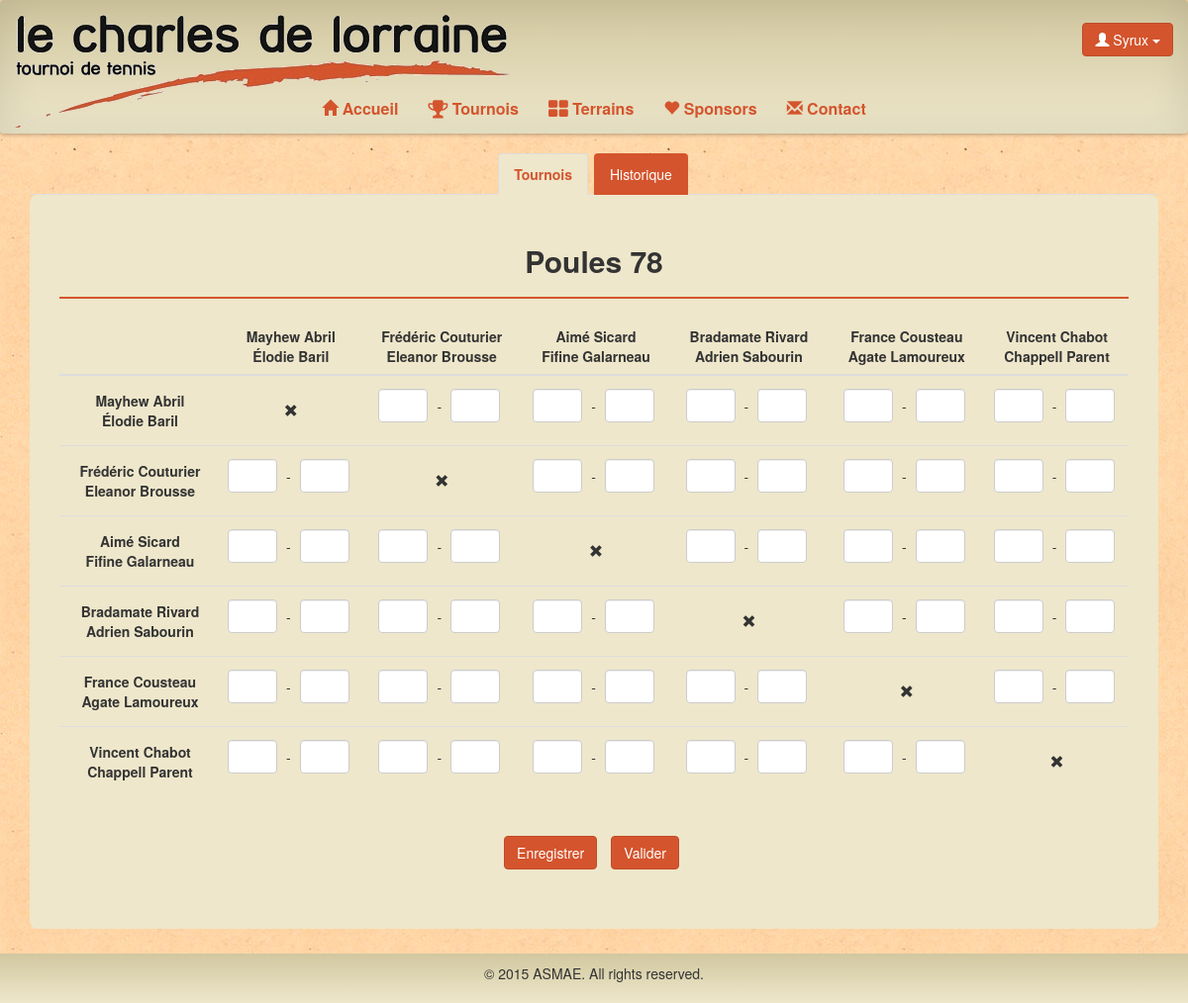
Screenshot of /tennis/staff/tournois/poules/scores/78 (signed in) with the database file from the repository.
### tennis/models.py (models this page shows, shortened)
class Poule(models.Model):
	id = models.AutoField(primary_key=True)
	tournoi = models.ForeignKey(Tournoi)
	paires = models.ManyToManyField(Pair)
	leader = models.ForeignKey(User, null=True, blank=True)
	court = models.ForeignKey(Court, null=True, blank=True)
	score = models.ManyToManyField(Score, blank=True)
	status = models.ForeignKey(PouleStatus,null=True,blank=True)
	class Meta:
		verbose_name = "Poule"

class Pair(models.Model):
	id = models.AutoField(primary_key=True, verbose_name="ID")
	tournoi = models.ForeignKey(Tournoi)
	user1 = models.ForeignKey(User, related_name='user1', verbose_name = "Utilisateur 1")
	user2 = models.ForeignKey(User, related_name='user2', verbose_name = "Utilisateur 2")
	extra1 = models.ManyToManyField(Extra, related_name='extra1')
	extra2 = models.ManyToManyField(Extra, related_name='extra2')
	comment1 = models.TextField(null=True, blank=True)
	comment2 = models.TextField(null=True, blank=True)
	confirm = models.BooleanField(default=False, verbose_name = "Confirmation")
	valid = models.BooleanField(default=False, verbose_name = "Validation")
	pay = models.BooleanField(default=False, verbose_name="Paiement")
	gagnant = models.BooleanField(default=False)
	finaliste = models.BooleanField(default=False)
	class Meta:
		verbose_name = 'Paire'
		permissions = (
			("Pair", "Manage Pair"),
        )

class Participant(models.Model):
	user = models.OneToOneField(User,null=True)
	titre = models.CharField(max_length=5)
	nom = models.CharField(max_length=30)
	prenom = models.CharField(max_length=30, verbose_name="Prénom")
	rue = models.CharField(max_length=100)
	numero = models.CharField(max_length=10, verbose_name="Numéro")
	boite = models.CharField(max_length=10,null=True, blank=True)
	codepostal = models.CharField(max_length=10, verbose_name="Code postal")
	localite = models.CharField(max_length=30, verbose_name="Localité")
	telephone = models.CharField(max_length=30,null=True, blank=True, verbose_name="Téléphone")
	fax = models.CharField(max_length=30,null=True, blank=True)
	gsm = models.CharField(max_length=30,null=True)
	datenaissance = models.DateTimeField(null=True, verbose_name="Date de naissance")
	classement = models.CharField(max_length=10,null=True, blank=True)
	oldparticipant = models.BooleanField(default=False)
	isGroupLeader = models.BooleanField(default=False)
	isAccountActivated = models.BooleanField(default=True)
	class Meta:
		verbose_name = "Participant"
		permissions = (
			("User", "Manage User"),
			("Droit","Donner droit"),
		)

### tennis/views.py (the view, shortened to what this page needs)
# urls.py: url(r'^staff/tournois/poules/scores/(\d+)$','pouleScore'),
def pouleScore(request,id):
	poule = Poule.objects.get(id=id)
	if request.user.is_authenticated():
		scoreList = poule.score.all()
		scoreValues = ""
		for sco in scoreList:
			scoreValues = scoreValues + repr(sco.paire1.id)+"-"+repr(sco.paire2.id)+","+repr(sco.point1)+"."+repr(sco.paire2.id)+"-"+repr(sco.paire1.id)+","+repr(sco.point2)+"."
		scoreValues = scoreValues[:-1]
		return render(request,'tennis/pouleScore.html',locals())
	return redirect(reverse(home))

### tennis/templates/tennis/pouleScore.html (shortened to what this page needs)
{% extends "tennis/staff.html" %}
{% block ongTournoi %}class="active"{% endblock %}
{% block bodyStaff %}
<div class="content-box" id="gestionTournoi">
    <h2 class="center">Poules {{poule.id}}</h2>
    <hr class="line">
    <form action="{% url "tennis.views.pouleScore" poule.id %}" method="post" onsubmit="checkPouleScoreInput()">
        <div class="table-responsive">
            <table class="table table-hover">
                <thead>
                  <tr>
                    <th></th>
                    {% for pair in poule.paires.all %}
                    <th style="text-align:center;min-width:120px;">{{pair.user1.participant.prenom}} {{pair.user1.participant.nom}} <br> {{pair.user2.participant.prenom}} {{pair.user2.participant.nom}}</th>
                    {% endfor %}
                  </tr>
                </thead>
                <tbody>
                    {% for pair in poule.paires.all %}
                    <tr>
                        <th style="text-align:center;vertical-align:middle">{{pair.user1.participant.prenom}} {{pair.user1.participant.nom}} <br> {{pair.user2.participant.prenom}} {{pair.user2.participant.nom}}</th>
                        {% for p in poule.paires.all %}
                        {% if pair == p %}
                        <td style="text-align:center;vertical-align:middle"><span class="glyphicon glyphicon-remove"></span></td>
                        {% else %}
                        <td style="text-align:center;vertical-align:middle;">
                            <div class="form-group" style="margin-top:5px;margin-bottom:5px;">
                                <div class="row">
                                    <ul class="list-inline center">
                                        <li style="margin:0;padding:0;"><input maxlength="2" type="text" name="{{pair.id}}-{{p.id}}"  class="sc {{pair.id}}-{{p.id}} form-control" style="max-width:50px;text-align:center"></li>
                                        <li>-</li>
                                        <li style="margin:0;padding:0;"><input maxlength="2"  type="text" class="sc {{p.id}}-{{pair.id}} form-control" style="max-width:50px;text-align:center"></li>
                                    </ul>
                                </div>
                            </div>
                        </td>
                        {% endif %}
                        {% endfor %}
                    </tr>
                    {% endfor %}
                </tbody>
            </table>
        </div>
        <ul class="list-inline text-center" style="margin-top:20px;">
            <li>
                <button class="btn btn-default"  value="save" name="action">Enregistrer</button>
            </li>
            <li>
                <button type="button" class="btn btn-default" data-toggle="modal" data-target="#myModal" type="button" onclick="checkValues()">Valider</button>
            </li>
        </ul>
    </form>
</div>
{% endblock %}

### tennis/templates/tennis/base.html (shortened to what this page needs)
<!DOCTYPE html>
<html lang="fr">
<head>
    {% load static from staticfiles %}
  <link rel="stylesheet" type="text/css" href="{% static 'tennis/css/tennis.css' %}">
  <link rel="stylesheet" type="text/css" href="{% static 'tennis/css/gracket.css' %}">
  <link rel="stylesheet" href="http://maxcdn.bootstrapcdn.com/bootstrap/3.3.5/css/bootstrap.min.css">
  <link rel="stylesheet" href="https://maxcdn.bootstrapcdn.com/font-awesome/4.4.0/css/font-awesome.min.css">
</head>
<body>
      <nav class="effect6 navbar navbar-default" role="navigation">
        <div class="container-fluid">
          <div class="navbar-header" style="width:100%;">
            <a class="navbar-brand navbar-img" style="padding-bottom:70px;" href="{% url "tennis.views.home" %}"><img src="{% static 'tennis/img/logo.png' %}"></a>
            <div class="username btn-group pull-right navbar-btn">
              {% if user.is_authenticated %}
              <button class="btn btn-default dropdown-toggle" type="button" data-toggle="dropdown"><span class="glyphicon glyphicon-user" aria-hidden="true"></span> {{ user.username }}
                <span class="caret"></span></button>
              {% endif %}
            </div>
          </div>
          <div class="collapse navbar-collapse" id="bs-example-navbar-collapse-1">
            <ul class="nav navbar-nav">
              <li {% block nav-home %}{% endblock %}><a href="{% url "tennis.views.home" %}"><span class="glyphicon glyphicon-home" aria-hidden="true"></span> Accueil</a></li>
              {% if user.is_authenticated %}
              <li {% block nav-tournoi %}{% endblock %}><a href="{% url "tennis.views.tournoi" %}"><i class="fa fa-trophy fa-lg"></i> Tournois</a></li>
              <li {% block nav-terrain %}{% endblock %}><a href="{% url "tennis.views.terrain" %}"><i class="fa fa-th-large fa-lg"></i> Terrains</a></li>
              {% endif %}
              <li {% block nav-sponsors %}{% endblock %}><a href="{% url "tennis.views.sponsors" %}"><span class="glyphicon glyphicon-heart" aria-hidden="true"></span> Sponsors</a></li>
              <li {% block nav-contact %}{% endblock %}><a href="{% url "tennis.views.contact" %}"><span class="glyphicon glyphicon-envelope" aria-hidden="true"></span> Contact</a></li>
              </ul>
          </div>
        </div>
      </nav>
    <div class="demo">
      {% block body %}
     {% endblock %}
    </div>
    <div class="footer no-print" id="foot01"></div>
</body>
</html>

### tennis/static/tennis/css/tennis.css (style rules this page uses)
html { height: 100%; box-sizing: border-box; }
*, *:before, *:after { box-sizing: inherit; }
body { position: relative; margin: 0; padding-bottom: 6rem; min-height: 100%; font-family: "Helvetica Neue", Arial, sans-serif; }
body, html { background-image: url("../img/bg.jpg"); }
h1, h2, h3, h4, h5, h6 { font-weight: bold !important; }
nav { font-size: 16px; background-color: rgba(238, 231, 203, 1); background: -webkit-linear-gradient(top, rgba(209, 199, 159, 1) 0%, rgba(238, 231, 203, 1) 100%); background: linear-gradient(to bottom, rgba(209, 199, 159, 1) 0%, rgba(238, 231, 203, 1) 100%); border-bottom-width: 0px!important; border-width: 0px!important; }
.effect6 { position:relative; -webkit-box-shadow:0 1px 4px rgba(0, 0, 0, 0.3), 0 0 40px rgba(0, 0, 0, 0.1) inset; -moz-box-shadow:0 1px 4px rgba(0, 0, 0, 0.3), 0 0 40px rgba(0, 0, 0, 0.1) inset; box-shadow:0 1px 4px rgba(0, 0, 0, 0.3), 0 0 40px rgba(0, 0, 0, 0.1) inset; }
.effect6:before, .effect6:after { content:""; position:absolute; z-index:-1; -webkit-box-shadow:0 0 20px rgba(0,0,0,0.8); -moz-box-shadow:0 0 20px rgba(0,0,0,0.8); box-shadow:0 0 20px rgba(0,0,0,0.8); top:50%; bottom:0; left:10px; right:10px; -moz-border-radius:100px / 10px; border-radius:100px / 10px; }
.effect6:after { right:10px; left:auto; -webkit-transform:skew(8deg) rotate(3deg); -moz-transform:skew(8deg) rotate(3deg); -ms-transform:skew(8deg) rotate(3deg); -o-transform:skew(8deg) rotate(3deg); transform:skew(8deg) rotate(3deg); }
.navbar-default .navbar-brand { color: black !important; }
.navbar-default .navbar-nav > li > a { color: #D4542D !important; font-weight: bold; }
.username, .navbar-img { display: none !important; }
@media (min-width:768px) { .username, .navbar-img { display: inherit!important; float:right; padding-top:15px; text-align: right; } }
@media (min-width:768px) { .navbar-img { display: inherit; } }
@media (min-width:768px) { .navbar .navbar-nav { display: inline-block; float: none; vertical-align: top; } }
@media (min-width:768px) { .navbar .navbar-collapse { text-align: center; } }
.content-box { background-color: rgba(238, 231, 203, 1); border-radius: 8px; padding-top: 30px; padding-bottom: 50px; padding-right: 30px; padding-left: 30px; margin-bottom: 15px; }
.center { text-align:center; }
.btn-default { background-color: #D4542D !important; border-color: #BF4C28 !important; color:white !important; }
hr.line { border-color: #D4542D; border-width: 2px; }
.footer { position: absolute; right: 0; bottom: 0; left: 0; padding: 1rem; background-color: rgba(238, 231, 203, 1); background: -webkit-linear-gradient(top, rgba(209, 199, 159, 1) 0%, rgba(238, 231, 203, 1) 100%); background: linear-gradient(to bottom, rgba(209, 199, 159, 1) 0%, rgba(238, 231, 203, 1) 100%); text-align: center; }

### rows the page displays
Poule: id "78"
Pair: user1.participant.prenom "Mayhew", user1.participant.nom "Abril", user2.participant.prenom "Élodie", user2.participant.nom "Baril"
Pair: user1.participant.prenom "Frédéric", user1.participant.nom "Couturier", user2.participant.prenom "Eleanor", user2.participant.nom "Brousse"
Pair: user1.participant.prenom "Aimé", user1.participant.nom "Sicard", user2.participant.prenom "Fifine", user2.participant.nom "Galarneau"
Pair: user1.participant.prenom "Bradamate", user1.participant.nom "Rivard", user2.participant.prenom "Adrien", user2.participant.nom "Sabourin"
Pair: user1.participant.prenom "France", user1.participant.nom "Cousteau", user2.participant.prenom "Agate", user2.participant.nom "Lamoureux"
Pair: user1.participant.prenom "Vincent", user1.participant.nom "Chabot", user2.participant.prenom "Chappell", user2.participant.nom "Parent"

### other values shown
{{ user.username }} "Syrux"
